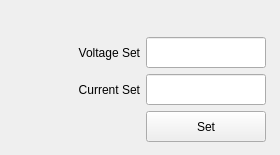
      <widget class="QWidget" name="tab_1">
       <attribute name="title">
        <string>PSU</string>
       </attribute>
       <widget class="QWidget" name="layoutWidget_3">
        <property name="geometry">
         <rect>
          <x>0</x>
          <y>0</y>
          <width>271</width>
          <height>146</height>
         </rect>
        </property>
        <layout class="QHBoxLayout" name="horizontalLayout_9">
         <property name="sizeConstraint">
          <enum>QLayout::SetFixedSize</enum>
         </property>
         <item>
          <spacer name="horizontalSpacer_2">
           <property name="orientation">
            <enum>Qt::Horizontal</enum>
           </property>
           <property name="sizeType">
            <enum>QSizePolicy::Preferred</enum>
           </property>
           <property name="sizeHint" stdset="0">
            <size>
             <width>40</width>
             <height>20</height>
            </size>
           </property>
          </spacer>
         </item>
         <item>
          <layout class="QVBoxLayout" name="verticalLayout_10">
           <item>
            <widget class="QLabel" name="label_19">
             <property name="text">
              <string/>
             </property>
            </widget>
           </item>
           <item>
            <widget class="QLabel" name="label_17">
             <property name="sizePolicy">
              <sizepolicy hsizetype="Fixed" vsizetype="Fixed">
               <horstretch>0</horstretch>
               <verstretch>0</verstretch>
              </sizepolicy>
             </property>
             <property name="minimumSize">
              <size>
               <width>100</width>
               <height>31</height>
              </size>
             </property>
             <property name="maximumSize">
              <size>
               <width>100</width>
               <height>31</height>
              </size>
             </property>
             <property name="text">
              <string>Voltage Set</string>
             </property>
             <property name="alignment">
              <set>Qt::AlignRight|Qt::AlignTrailing|Qt::AlignVCenter</set>
             </property>
            </widget>
           </item>
           <item>
            <widget class="QLabel" name="label_18">
             <property name="sizePolicy">
              <sizepolicy hsizetype="Fixed" vsizetype="Fixed">
               <horstretch>0</horstretch>
               <verstretch>0</verstretch>
              </sizepolicy>
             </property>
             <property name="minimumSize">
              <size>
               <width>100</width>
               <height>31</height>
              </size>
             </property>
             <property name="maximumSize">
              <size>
               <width>100</width>
               <height>31</height>
              </size>
             </property>
             <property name="text">
              <string>Current Set</string>
             </property>
             <property name="alignment">
              <set>Qt::AlignRight|Qt::AlignTrailing|Qt::AlignVCenter</set>
             </property>
            </widget>
           </item>
           <item>
            <widget class="QLabel" name="label_20">
             <property name="text">
              <string/>
             </property>
            </widget>
           </item>
          </layout>
         </item>
         <item>
          <layout class="QVBoxLayout" name="verticalLayout_11">
           <item>
            <widget class="QLabel" name="label_21">
             <property name="sizePolicy">
              <sizepolicy hsizetype="Fixed" vsizetype="Fixed">
               <horstretch>0</horstretch>
               <verstretch>0</verstretch>
              </sizepolicy>
             </property>
             <property name="minimumSize">
              <size>
               <width>120</width>
               <height>31</height>
              </size>
             </property>
             <property name="maximumSize">
              <size>
               <width>120</width>
               <height>31</height>
              </size>
             </property>
             <property name="text">
              <string/>
             </property>
            </widget>
           </item>
           <item>
            <widget class="QLineEdit" name="lineEdit_vset">
             <property name="sizePolicy">
              <sizepolicy hsizetype="Fixed" vsizetype="Fixed">
               <horstretch>0</horstretch>
               <verstretch>0</verstretch>
              </sizepolicy>
             </property>
             <property name="minimumSize">
              <size>
               <width>120</width>
               <height>31</height>
              </size>
             </property>
             <property name="maximumSize">
              <size>
               <width>120</width>
               <height>31</height>
              </size>
             </property>
             <property name="layoutDirection">
              <enum>Qt::LeftToRight</enum>
             </property>
             <property name="alignment">
              <set>Qt::AlignCenter</set>
             </property>
            </widget>
           </item>
           <item>
            <widget class="QLineEdit" name="lineEdit_iset">
             <property name="sizePolicy">
              <sizepolicy hsizetype="Fixed" vsizetype="Fixed">
               <horstretch>0</horstretch>
               <verstretch>0</verstretch>
              </sizepolicy>
             </property>
             <property name="minimumSize">
              <size>
               <width>120</width>
               <height>31</height>
              </size>
             </property>
             <property name="maximumSize">
              <size>
               <width>120</width>
               <height>31</height>
              </size>
             </property>
             <property name="layoutDirection">
              <enum>Qt::LeftToRight</enum>
             </property>
             <property name="alignment">
              <set>Qt::AlignCenter</set>
             </property>
            </widget>
           </item>
           <item>
            <widget class="QPushButton" name="pushButton_set">
             <property name="sizePolicy">
              <sizepolicy hsizetype="Fixed" vsizetype="Fixed">
               <horstretch>0</horstretch>
               <verstretch>0</verstretch>
              </sizepolicy>
             </property>
             <property name="minimumSize">
              <size>
               <width>120</width>
               <height>31</height>
              </size>
             </property>
             <property name="maximumSize">
              <size>
               <width>120</width>
               <height>31</height>
              </size>
             </property>
             <property name="layoutDirection">
              <enum>Qt::LeftToRight</enum>
             </property>
             <property name="text">
              <string>Set</string>
             </property>
            </widget>
           </item>
          </layout>
         </item>
        </layout>
       </widget>
      </widget>
